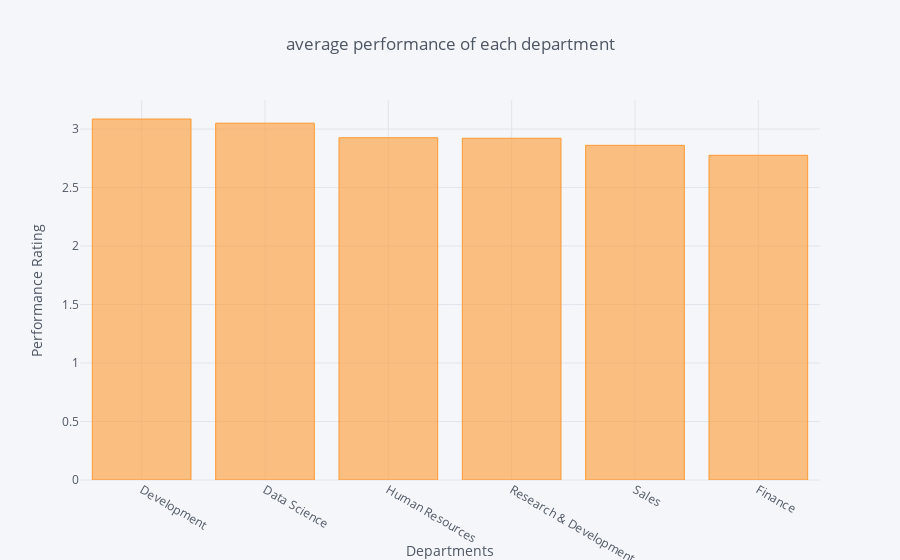

Notebook code cell kept with this figure:
### Code cell
# plotting average performance of each department
abc['PerformanceRating'].groupby(abc['EmpDepartment']).mean().sort_values(ascending=False).iplot(kind='bar',
                                                                        xTitle='Departments',
                                                                        yTitle ='Performance Rating',
                                                                        title = 'average performance of each department')

### Figure 1 — Plotly figure (JSON) as saved in the notebook; plotly's stock layout.template omitted (floating-point values rounded to 4 significant figures)
{"data": [{"marker": {"color": "rgba(255, 153, 51, 0.6)", "line": {"color": "rgba(255, 153, 51, 1.0)", "width": 1}}, "name": "PerformanceRating", "orientation": "v", "text": "", "type": "bar", "uid": "a112b19c-d74d-4664-b9c6-a5ab64b339d1", "x": ["Development", "Data Science", "Human Resources", "Research & Development", "Sales", "Finance"], "y": [3.086, 3.05, 2.926, 2.921, 2.861, 2.776]}], "layout": {"legend": {"bgcolor": "#F5F6F9", "font": {"color": "#4D5663"}}, "paper_bgcolor": "#F5F6F9", "plot_bgcolor": "#F5F6F9", "title": {"font": {"color": "#4D5663"}, "text": "average performance of each department"}, "xaxis": {"gridcolor": "#E1E5ED", "showgrid": true, "tickfont": {"color": "#4D5663"}, "title": {"font": {"color": "#4D5663"}, "text": "Departments"}, "zerolinecolor": "#E1E5ED"}, "yaxis": {"gridcolor": "#E1E5ED", "showgrid": true, "tickfont": {"color": "#4D5663"}, "title": {"font": {"color": "#4D5663"}, "text": "Performance Rating"}, "zerolinecolor": "#E1E5ED"}}}
